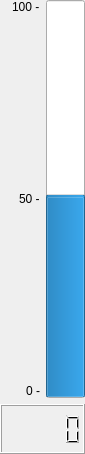
<?xml version="1.0" encoding="UTF-8"?>
<ui version="4.0">
 <class>BatteryLevelWidget</class>
 <widget class="QWidget" name="BatteryLevelWidget">
  <property name="geometry">
   <rect>
    <x>0</x>
    <y>0</y>
    <width>85</width>
    <height>454</height>
   </rect>
  </property>
  <property name="windowTitle">
   <string>Form</string>
  </property>
  <layout class="QVBoxLayout" name="verticalLayout_3">
   <property name="leftMargin">
    <number>0</number>
   </property>
   <property name="topMargin">
    <number>0</number>
   </property>
   <property name="rightMargin">
    <number>0</number>
   </property>
   <property name="bottomMargin">
    <number>0</number>
   </property>
   <item>
    <layout class="QVBoxLayout" name="verticalLayout_2" stretch="8,1">
     <item>
      <layout class="QHBoxLayout" name="horizontalLayout">
       <item>
        <layout class="QVBoxLayout" name="verticalLayout">
         <item alignment="Qt::AlignRight">
          <widget class="QLabel" name="label">
           <property name="sizePolicy">
            <sizepolicy hsizetype="Preferred" vsizetype="Preferred">
             <horstretch>0</horstretch>
             <verstretch>0</verstretch>
            </sizepolicy>
           </property>
           <property name="text">
            <string>100 -</string>
           </property>
          </widget>
         </item>
         <item>
          <spacer name="verticalSpacer">
           <property name="sizePolicy">
            <sizepolicy hsizetype="Preferred" vsizetype="Expanding">
             <horstretch>0</horstretch>
             <verstretch>0</verstretch>
            </sizepolicy>
           </property>
           <property name="orientation">
            <enum>Qt::Vertical</enum>
           </property>
           <property name="sizeHint" stdset="0">
            <size>
             <width>20</width>
             <height>40</height>
            </size>
           </property>
          </spacer>
         </item>
         <item alignment="Qt::AlignRight">
          <widget class="QLabel" name="label_2">
           <property name="sizePolicy">
            <sizepolicy hsizetype="Preferred" vsizetype="Preferred">
             <horstretch>0</horstretch>
             <verstretch>0</verstretch>
            </sizepolicy>
           </property>
           <property name="text">
            <string>50 -</string>
           </property>
          </widget>
         </item>
         <item>
          <spacer name="verticalSpacer_2">
           <property name="sizePolicy">
            <sizepolicy hsizetype="Preferred" vsizetype="Expanding">
             <horstretch>0</horstretch>
             <verstretch>0</verstretch>
            </sizepolicy>
           </property>
           <property name="orientation">
            <enum>Qt::Vertical</enum>
           </property>
           <property name="sizeHint" stdset="0">
            <size>
             <width>20</width>
             <height>40</height>
            </size>
           </property>
          </spacer>
         </item>
         <item alignment="Qt::AlignRight">
          <widget class="QLabel" name="label_3">
           <property name="sizePolicy">
            <sizepolicy hsizetype="Preferred" vsizetype="Preferred">
             <horstretch>0</horstretch>
             <verstretch>0</verstretch>
            </sizepolicy>
           </property>
           <property name="text">
            <string>0 -</string>
           </property>
          </widget>
         </item>
        </layout>
       </item>
       <item>
        <widget class="QProgressBar" name="soc_progressBar">
         <property name="sizePolicy">
          <sizepolicy hsizetype="Preferred" vsizetype="Expanding">
           <horstretch>0</horstretch>
           <verstretch>0</verstretch>
          </sizepolicy>
         </property>
         <property name="styleSheet">
          <string notr="true"/>
         </property>
         <property name="maximum">
          <number>100</number>
         </property>
         <property name="value">
          <number>50</number>
         </property>
         <property name="textVisible">
          <bool>false</bool>
         </property>
         <property name="orientation">
          <enum>Qt::Vertical</enum>
         </property>
        </widget>
       </item>
      </layout>
     </item>
     <item>
      <widget class="QLCDNumber" name="soc_lcd">
       <property name="sizePolicy">
        <sizepolicy hsizetype="Preferred" vsizetype="Minimum">
         <horstretch>0</horstretch>
         <verstretch>0</verstretch>
        </sizepolicy>
       </property>
      </widget>
     </item>
    </layout>
   </item>
  </layout>
 </widget>
 <resources/>
 <connections/>
</ui>
